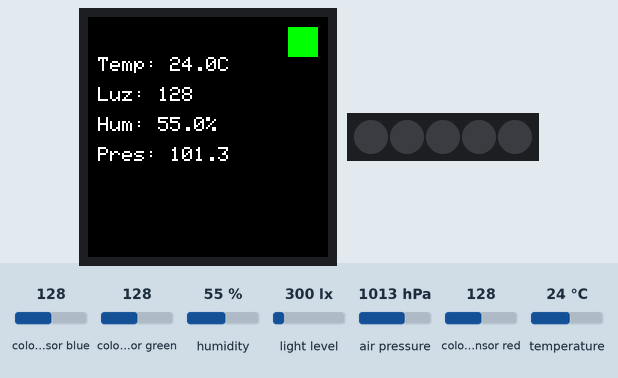
Recording of a sketch running on a simulated Arduino MKR. Shown: 240×240 colour display, 5 RGB LEDs in strip order, left to right. The test bench sets the inputs (shaded band); at power-on: colour sensor blue 128, colour sensor green 128, humidity 55 %, air pressure 1013 hPa, colour sensor red 128, temperature 24 °C, light level 300 lx. WiFi joins after 1.5 s; servers stay silent unless stated; no MQTT or app messages arrive unless stated; what the sketch prints to the serial monitor is not drawn.

Above: at 7.1 s.
7.2 s: colour sensor blue set to 5
At 11.4 s:
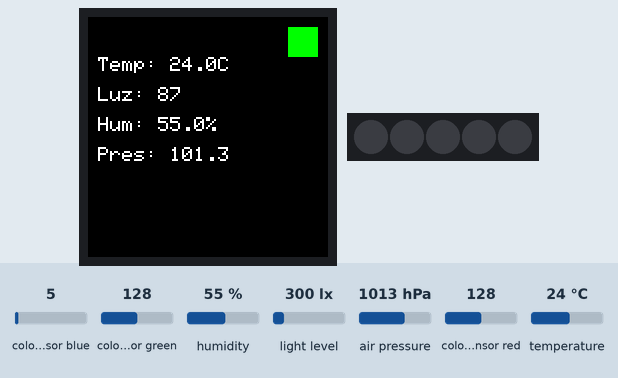
12.5 s: colour sensor green set to 5
At 16.9 s:
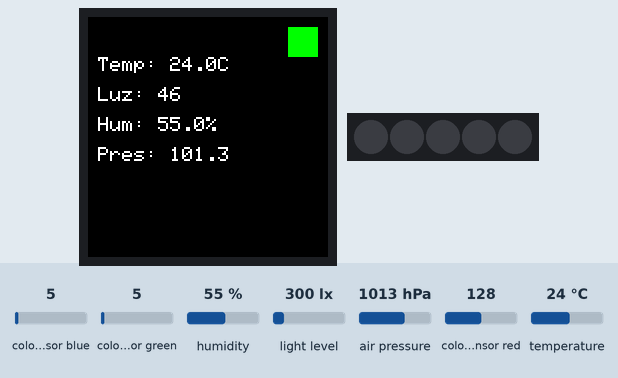
17.6 s: humidity set to 22 %
At 22.3 s:
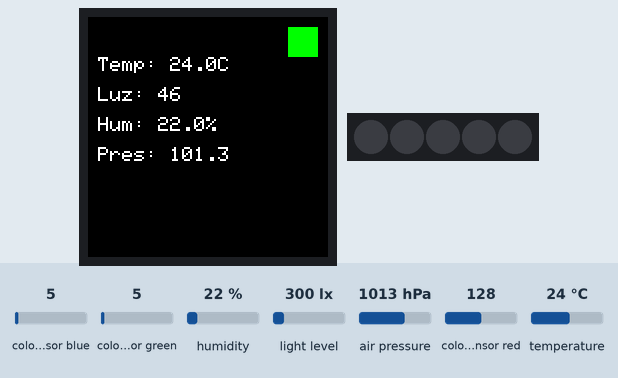
22.7 s: air pressure set to 952 hPa
At 26.6 s:
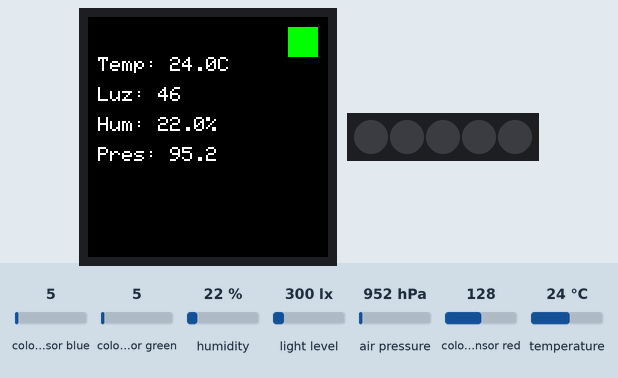
27.8 s: colour sensor red set to 5
At 32.1 s:
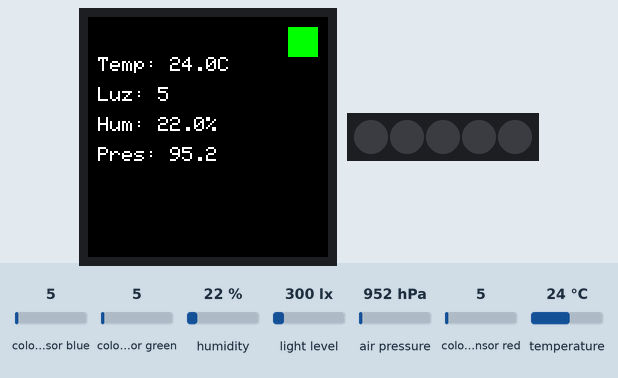
32.8 s: temperature set to 12 °C
At 37.6 s:
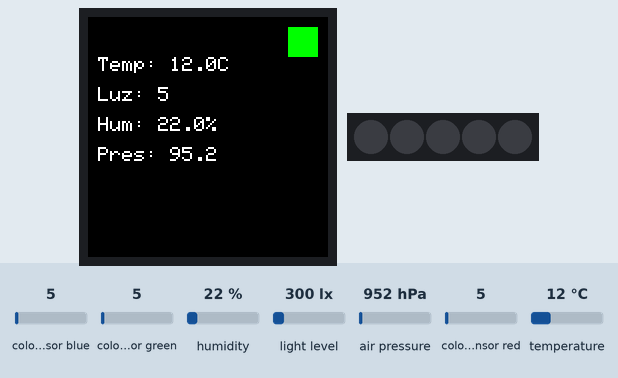
Timing chart, 0 to 38.9 s (numbered marks = the images above; inputs shaded):
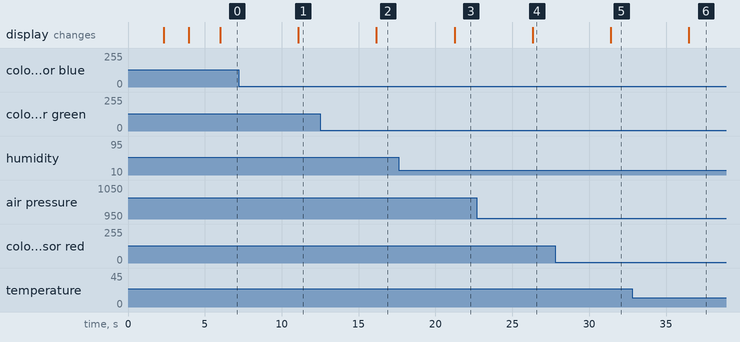

Measured:
- after the input at 7.2 s, the display: changes after 3.9 s (image 1)
- after the input at 12.5 s, the display: changes after 3.7 s (image 2)
- after the input at 17.6 s, the display: changes after 3.6 s (image 3)
- after the input at 22.7 s, the display: changes after 3.6 s (image 4)
- after the input at 27.8 s, the display: changes after 3.6 s (image 5)
- after the input at 32.8 s, the display: changes after 3.7 s (image 6)

The sketch:

fire_detection_mkr_mqtt.ino
```cpp
/*
  Fire Detection System - Arduino MKR WiFi 1010 con MQTT
  Universidad Nacional de San Agustín - Arequipa, Perú

  Este código lee los sensores del MKR IoT Carrier y envía
  los datos al servidor backend vía MQTT (HiveMQ Cloud).

  ✅ Funciona con Arduino y Servidor en DIFERENTES REDES WiFi

  Sensores:
  - HTS221: Temperatura y Humedad
  - APDS9960: Luz ambiente
  - LPS22HB: Presión barométrica
*/

#include <WiFiNINA.h>
#include <ArduinoMqttClient.h>
#include <ArduinoJson.h>
#include <Arduino_MKRIoTCarrier.h>

// ============================================================================
// CONFIGURACIÓN WiFi - MODIFICA ESTOS VALORES
// ============================================================================
const char* ssid = "Redmi 9";           // Nombre de tu red WiFi (Arduino)
const char* password = "12345678";      // Contraseña de tu WiFi

// ============================================================================
// CONFIGURACIÓN MQTT - HiveMQ Cloud (Broker público)
// ============================================================================
const char* mqtt_broker = "broker.hivemq.com";
const int mqtt_port = 1883;
const char* mqtt_topic_sensores = "unsa/fire_detection/sensores";
const char* mqtt_topic_status = "unsa/fire_detection/status";
const char* mqtt_topic_comando = "unsa/fire_detection/comando";

// ============================================================================
// VARIABLES GLOBALES
// ============================================================================
MKRIoTCarrier carrier;
WiFiClient wifiClient;
MqttClient mqttClient(wifiClient);

unsigned long lastSendTime = 0;
const unsigned long sendInterval = 5000;  // Enviar cada 5 segundos

// ============================================================================
// SETUP - Inicialización
// ============================================================================
void setup() {
  // Iniciar comunicación serial
  Serial.begin(9600);
  while (!Serial && millis() < 5000);  // Esperar 5 segundos máximo

  Serial.println("========================================");
  Serial.println("Fire Detection System - Arduino MQTT");
  Serial.println("UNSA - Arequipa, Peru");
  Serial.println("========================================");
  Serial.println();

  // Inicializar MKR IoT Carrier
  Serial.println("Inicializando MKR IoT Carrier...");
  if (!carrier.begin()) {
    Serial.println("ERROR: No se pudo inicializar el Carrier!");
    Serial.println("Verifica que el MKR WiFi 1010 esté en el Carrier");
    while (1);  // Detener ejecución
  }
  Serial.println("✓ Carrier inicializado");

  // Mostrar mensaje en pantalla
  carrier.display.fillScreen(0x0000);  // Negro
  carrier.display.setTextColor(0xFFFF); // Blanco
  carrier.display.setTextSize(2);
  carrier.display.setCursor(20, 90);
  carrier.display.print("Fire Detect");
  carrier.display.setCursor(40, 110);
  carrier.display.print("MQTT Mode");
  carrier.display.setCursor(60, 130);
  carrier.display.print("UNSA");

  // Conectar a WiFi
  Serial.println();
  Serial.print("Conectando a WiFi: ");
  Serial.println(ssid);

  int attempts = 0;
  while (WiFi.status() != WL_CONNECTED && attempts < 20) {
    WiFi.begin(ssid, password);
    delay(500);
    Serial.print(".");
    attempts++;
  }

  if (WiFi.status() == WL_CONNECTED) {
    Serial.println();
    Serial.println("✓ WiFi conectado!");
    Serial.print("   IP: ");
    Serial.println(WiFi.localIP());
    Serial.print("   RSSI: ");
    Serial.print(WiFi.RSSI());
    Serial.println(" dBm");

    // Mostrar WiFi conectado en pantalla
    carrier.display.fillScreen(0x07E0);  // Verde
    carrier.display.setTextColor(0x0000);
    carrier.display.setCursor(40, 110);
    carrier.display.print("WiFi OK!");
    delay(1500);
  } else {
    Serial.println();
    Serial.println("✗ Error al conectar WiFi");
    Serial.println("  Verifica SSID y contraseña");

    // Mostrar error en pantalla
    carrier.display.fillScreen(0xF800);  // Rojo
    carrier.display.setTextColor(0xFFFF);
    carrier.display.setCursor(20, 110);
    carrier.display.print("WiFi Error!");
    while (1);  // Detener ejecución
  }

  // Conectar a MQTT Broker
  Serial.println();
  Serial.print("Conectando a MQTT broker: ");
  Serial.println(mqtt_broker);

  if (!mqttClient.connect(mqtt_broker, mqtt_port)) {
    Serial.print("✗ Error de conexión MQTT. Código: ");
    Serial.println(mqttClient.connectError());

    carrier.display.fillScreen(0xF800);  // Rojo
    carrier.display.setTextColor(0xFFFF);
    carrier.display.setCursor(20, 110);
    carrier.display.print("MQTT Error!");
    while (1);  // Detener ejecución
  }

  Serial.println("✓ Conectado a MQTT broker!");
  Serial.print("   Topic sensores: ");
  Serial.println(mqtt_topic_sensores);

  // Suscribirse al topic de comandos
  mqttClient.subscribe(mqtt_topic_comando);
  Serial.print("✓ Suscrito a comandos: ");
  Serial.println(mqtt_topic_comando);

  // Publicar mensaje de inicio
  mqttClient.beginMessage(mqtt_topic_status);
  mqttClient.print("Arduino conectado - UNSA Fire Detection");
  mqttClient.endMessage();

  // Mostrar MQTT conectado en pantalla
  carrier.display.fillScreen(0x001F);  // Azul
  carrier.display.setTextColor(0xFFFF);
  carrier.display.setCursor(40, 100);
  carrier.display.print("MQTT OK!");
  carrier.display.setCursor(30, 130);
  carrier.display.setTextSize(1);
  carrier.display.print("Enviando datos...");
  delay(2000);

  Serial.println();
  Serial.println("✓ Sistema listo!");
  Serial.println("   Enviando datos cada 5 segundos vía MQTT...");
  Serial.println();
}

// ============================================================================
// LOOP PRINCIPAL
// ============================================================================
void loop() {
  // Mantener conexión MQTT
  mqttClient.poll();

  // Verificar si hay mensajes de comandos
  int messageSize = mqttClient.parseMessage();
  if (messageSize) {
    String topic = mqttClient.messageTopic();
    String message = "";

    while (mqttClient.available()) {
      message += (char)mqttClient.read();
    }

    Serial.print("📩 Comando recibido: ");
    Serial.println(message);

    // Procesar comando (puedes agregar más comandos aquí)
    if (message == "CAPTURA") {
      Serial.println("   Smartphone debe capturar imagen");
      // Activar alerta visual
      carrier.Buzzer.sound(800);
      delay(200);
      carrier.Buzzer.noSound();
    }
  }

  // Verificar si es momento de enviar datos
  if (millis() - lastSendTime >= sendInterval) {
    lastSendTime = millis();

    // Leer sensores
    float temperatura = carrier.Env.readTemperature();
    float humedad = carrier.Env.readHumidity();
    float presion = carrier.Pressure.readPressure();

    // Leer luz (APDS9960)
    int r, g, b;
    while (!carrier.Light.colorAvailable()) {
      delay(5);
    }
    carrier.Light.readColor(r, g, b);

    // Calcular luz promedio (lux aproximado)
    float luz = (r + g + b) / 3.0;

    // Mostrar en Serial Monitor
    Serial.println("─────────────────────────────────");
    Serial.print("🌡️  Temperatura: ");
    Serial.print(temperatura, 1);
    Serial.println(" °C");

    Serial.print("💧 Humedad: ");
    Serial.print(humedad, 1);
    Serial.println(" %");

    Serial.print("🌀 Presión: ");
    Serial.print(presion, 2);
    Serial.println(" kPa");

    Serial.print("💡 Luz: ");
    Serial.print(luz, 0);
    Serial.println(" (RGB avg)");

    // Mostrar en pantalla del Carrier
    carrier.display.fillScreen(0x0000);
    carrier.display.setTextColor(0xFFFF);
    carrier.display.setTextSize(2);

    carrier.display.setCursor(10, 40);
    carrier.display.print("Temp: ");
    carrier.display.print(temperatura, 1);
    carrier.display.print("C");

    carrier.display.setCursor(10, 70);
    carrier.display.print("Luz: ");
    carrier.display.print(luz, 0);

    carrier.display.setCursor(10, 100);
    carrier.display.print("Hum: ");
    carrier.display.print(humedad, 1);
    carrier.display.print("%");

    carrier.display.setCursor(10, 130);
    carrier.display.print("Pres: ");
    carrier.display.print(presion, 1);

    // Enviar datos vía MQTT
    enviarDatosMQTT(temperatura, luz, humedad, presion);

    Serial.println();
  }

  delay(100);  // Pequeña pausa
}

// ============================================================================
// FUNCIÓN: Enviar datos vía MQTT
// ============================================================================
void enviarDatosMQTT(float temp, float luz, float hum, float pres) {
  // Verificar conexión WiFi
  if (WiFi.status() != WL_CONNECTED) {
    Serial.println("✗ WiFi desconectado. Intentando reconectar...");
    WiFi.begin(ssid, password);
    delay(2000);

    if (WiFi.status() != WL_CONNECTED) {
      Serial.println("✗ No se pudo reconectar al WiFi");
      return;
    }
  }

  // Verificar conexión MQTT
  if (!mqttClient.connected()) {
    Serial.println("✗ MQTT desconectado. Intentando reconectar...");

    if (!mqttClient.connect(mqtt_broker, mqtt_port)) {
      Serial.print("✗ Error de reconexión MQTT. Código: ");
      Serial.println(mqttClient.connectError());
      return;
    }

    // Re-suscribirse a comandos
    mqttClient.subscribe(mqtt_topic_comando);
    Serial.println("✓ Reconectado a MQTT");
  }

  // Crear JSON con los datos
  StaticJsonDocument<200> doc;
  doc["temperatura"] = temp;
  doc["luz"] = luz;
  doc["humedad"] = hum;
  doc["presion"] = pres;

  String jsonString;
  serializeJson(doc, jsonString);

  Serial.print("📡 Enviando vía MQTT... ");

  // Publicar en MQTT
  mqttClient.beginMessage(mqtt_topic_sensores);
  mqttClient.print(jsonString);
  int result = mqttClient.endMessage();

  if (result) {
    Serial.println("✓ Mensaje publicado");

    // Indicador visual de envío exitoso
    carrier.display.fillRect(200, 10, 30, 30, 0x07E0);  // Verde
  } else {
    Serial.println("✗ Error al publicar mensaje");

    // Indicador visual de error
    carrier.display.fillRect(200, 10, 30, 30, 0xF800);  // Rojo
  }
}
```
